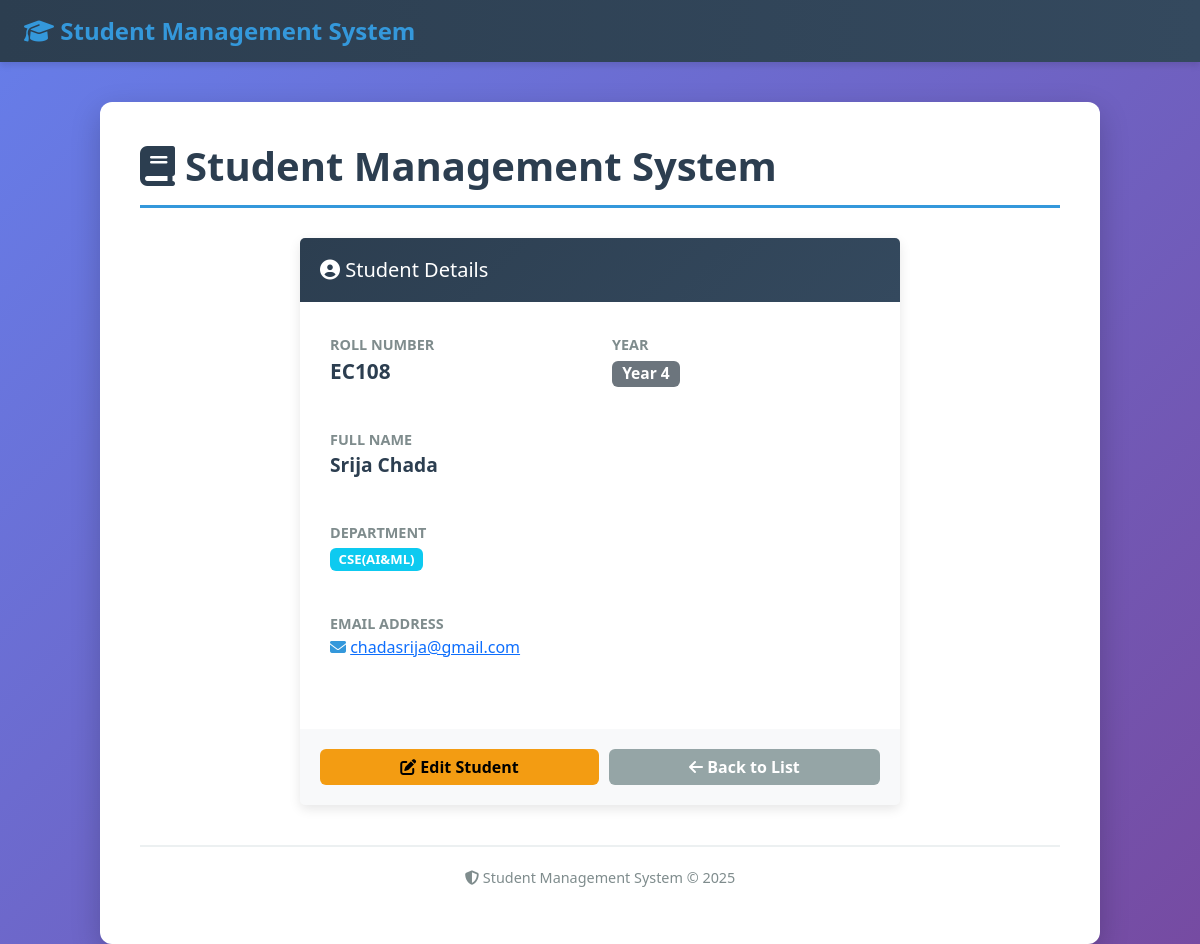
The page /student/7 on the database its author committed.
### tables this page shows
CREATE TABLE students (
        id INTEGER PRIMARY KEY AUTOINCREMENT,
        roll TEXT UNIQUE NOT NULL,
        name TEXT NOT NULL,
        department TEXT,
        year INTEGER,
        email TEXT
    );

### app.py (the view)
@app.route("/student/<int:student_id>")
def view_student(student_id):
    conn = get_connection()
    cur = conn.cursor()
    cur.execute("SELECT * FROM students WHERE id = ?", (student_id,))
    row = cur.fetchone()
    conn.close()
    if not row:
        flash("Student not found.")
        return redirect(url_for("index"))
    return render_template('view.html', student=row)

### app.py (called while the page is built)
def get_connection():
    conn = sqlite3.connect(str(DB_PATH))
    conn.row_factory = sqlite3.Row
    return conn

@app.context_processor
def inject_base():
    return dict()

### templates/view.html
{% extends 'base.html' %}
{% block content %}
  <div style="max-width: 600px; margin: 0 auto;">
    <div class="card" style="border: none; box-shadow: 0 4px 12px rgba(0,0,0,0.1);">
      <div class="card-header" style="background: linear-gradient(135deg, #2c3e50, #34495e); color: white; border: none; padding: 20px;">
        <h5 class="mb-0">
          <i class="fas fa-user-circle"></i> Student Details
        </h5>
      </div>
      <div class="card-body" style="padding: 30px;">
        <div class="row mb-4">
          <div class="col-md-6">
            <label style="color: #7f8c8d; font-size: 0.9rem; font-weight: 600;">ROLL NUMBER</label>
            <p style="font-size: 1.3rem; font-weight: 700; color: #2c3e50;">{{ student.roll }}</p>
          </div>
          <div class="col-md-6">
            <label style="color: #7f8c8d; font-size: 0.9rem; font-weight: 600;">YEAR</label>
            <p style="font-size: 1.3rem; font-weight: 700; color: #2c3e50;">
              <span class="badge bg-secondary">Year {{ student.year }}</span>
            </p>
          </div>
        </div>
        <div class="row mb-4">
          <div class="col-12">
            <label style="color: #7f8c8d; font-size: 0.9rem; font-weight: 600;">FULL NAME</label>
            <p style="font-size: 1.2rem; font-weight: 600; color: #2c3e50;">{{ student.name }}</p>
          </div>
        </div>
        <div class="row mb-4">
          <div class="col-12">
            <label style="color: #7f8c8d; font-size: 0.9rem; font-weight: 600;">DEPARTMENT</label>
            <p style="font-size: 1.1rem; color: #2c3e50;">
              <span class="badge bg-info">{{ student.department }}</span>
            </p>
          </div>
        </div>
        <div class="row mb-4">
          <div class="col-12">
            <label style="color: #7f8c8d; font-size: 0.9rem; font-weight: 600;">EMAIL ADDRESS</label>
            <p style="font-size: 1rem; color: #3498db;">
              <i class="fas fa-envelope"></i> <a href="mailto:{{ student.email }}">{{ student.email }}</a>
            </p>
          </div>
        </div>
      </div>
      <div class="card-footer" style="background: #f8f9fa; border: none; padding: 20px; display: flex; gap: 10px;">
        <a class="btn btn-warning flex-grow-1" href="{{ url_for('edit_student', student_id=student.id) }}">
          <i class="fas fa-edit"></i> Edit Student
        </a>
        <a class="btn btn-secondary flex-grow-1" href="{{ url_for('index') }}">
          <i class="fas fa-arrow-left"></i> Back to List
        </a>
      </div>
    </div>
  </div>
{% endblock %}

### templates/base.html (style rules this page uses)
:root { --primary-color: #2c3e50; --secondary-color: #3498db; --accent-color: #e74c3c; --success-color: #27ae60; }
body { background: linear-gradient(135deg, #667eea 0%, #764ba2 100%); min-height: 100vh; font-family: 'Segoe UI', Tahoma, Geneva, Verdana, sans-serif; }
.btn { border-radius: 6px; font-weight: 600; transition: all 0.3s ease; border: none; }
.btn-warning { background-color: #f39c12; }
.btn-secondary { background-color: #95a5a6; }

### rows shown on the page
students: roll "EC108", year "4", name "Srija Chada", department "CSE(AI&ML)", email "chadasrija@gmail.com"
